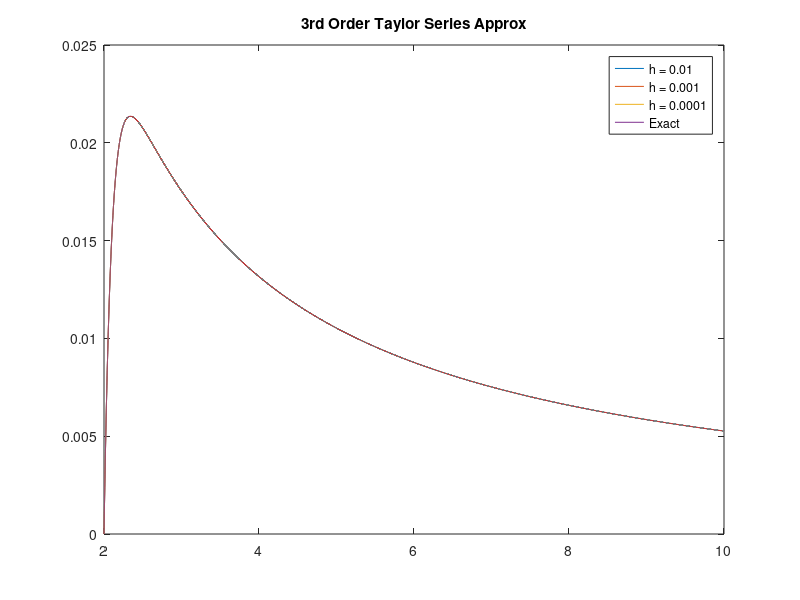
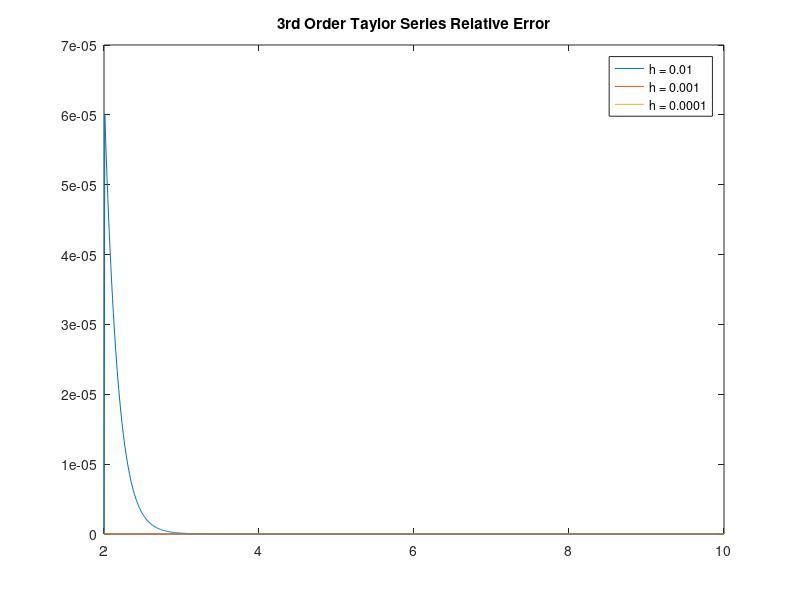

Reproduce these figures in MATLAB, in order.
% Matt McDade
% ANM 2 
% HW 4 problem 3

function hw_4_3
    close all;
    
    f_ex = @(x) (1./(19*x)) - (524288./(19*x.^20));
    
    % h = 0.01
    a = 2; b = 10; h = 0.01; ya = 0; 
    T1 = a:h:b; N1 = length(T1);
    y1 = zeros(1,N1); y1(a) = ya;
    
   
    for j=1:N1-1
       f = (1-20*T1(j)*y1(j))/(T1(j)^2);
       fx = (20*T1(j)*y1(j)-2)/(T1(j)^3);
       fxx = (6-40*T1(j)*y1(j))/T1(j)^4;
       fy = -20/T1(j);
       fxy = 20/(T1(j)^2);
       fyy = 0;
       d0 = y1(j);
       d1 = f;
       d2 = fx + f*fy;
       d3 = fxx + fxy*f + (fx+fy*f)*fy + f*(fxy+fyy*f);
       y1(j+1) = d0 + h*d1 + .5*h^2*d2 + h^3*d3/6;
    end
    
    % h = 0.001
    h = 0.001;
    T2 = a:h:b; N2 = length(T2);
    y2 = zeros(1,N2); y2(a) = ya;
    
    for j=1:N2-1
       f = (1-20*T2(j)*y2(j))/(T2(j)^2);
       fx = (20*T2(j)*y2(j)-2)/(T2(j)^3);
       fxx = (6-40*T2(j)*y2(j))/T2(j)^4;
       fy = -20/T2(j);
       fxy = 20/(T2(j)^2);
       fyy = 0;
       d0 = y2(j);
       d1 = f;
       d2 = fx + f*fy;
       d3 = fxx + fxy*f + (fx+fy*f)*fy + f*(fxy+fyy*f);
       y2(j+1) = d0 + h*d1 + .5*h^2*d2 + h^3*d3/6;
    end
    
    % h = 0.0001
    h = 0.0001;
    T3 = a:h:b; N3 = length(T3);
    y3 = zeros(1,N3); y3(a) = ya;
    
    for j=1:N3-1
       f = (1-20*T3(j)*y3(j))/(T3(j)^2);
       fx = (20*T3(j)*y3(j)-2)/(T3(j)^3);
       fxx = (6-40*T3(j)*y3(j))/T3(j)^4;
       fy = -20/T3(j);
       fxy = 20/(T3(j)^2);
       fyy = 0;
       d0 = y3(j);
       d1 = f;
       d2 = fx + f*fy;
       d3 = fxx + fxy*f + (fx+fy*f)*fy + f*(fxy+fyy*f);
       y3(j+1) = d0 + h*d1 + .5*h^2*d2 + h^3*d3/6;
    end
    
    figure(); plot(T1,y1,T2,y2,T3,y3,T3,f_ex(T3))
    title("3rd Order Taylor Series Approx"); legend("h = 0.01","h = 0.001","h = 0.0001","Exact")
    
    relerr1 = relerr(f_ex, T1, y1);
    relerr2 = relerr(f_ex, T2, y2);
    relerr3 = relerr(f_ex, T3, y3);
    figure(); plot(T1, relerr1, T2, relerr2, T3, relerr3)
    title("3rd Order Taylor Series Relative Error"); legend("h = 0.01", "h = 0.001", "h = 0.0001")
    
    function relerr = relerr(f_ex, x, y)
        y_ex = f_ex(x);
        relerr = abs(y_ex - y) ./ (abs(y_ex) + eps);
    end
end
